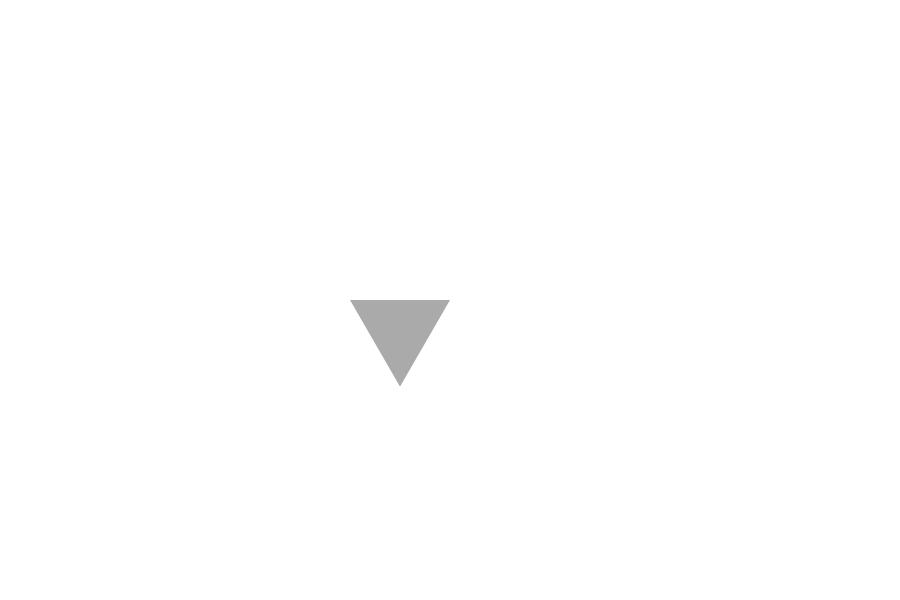
Frame 1 (no input)
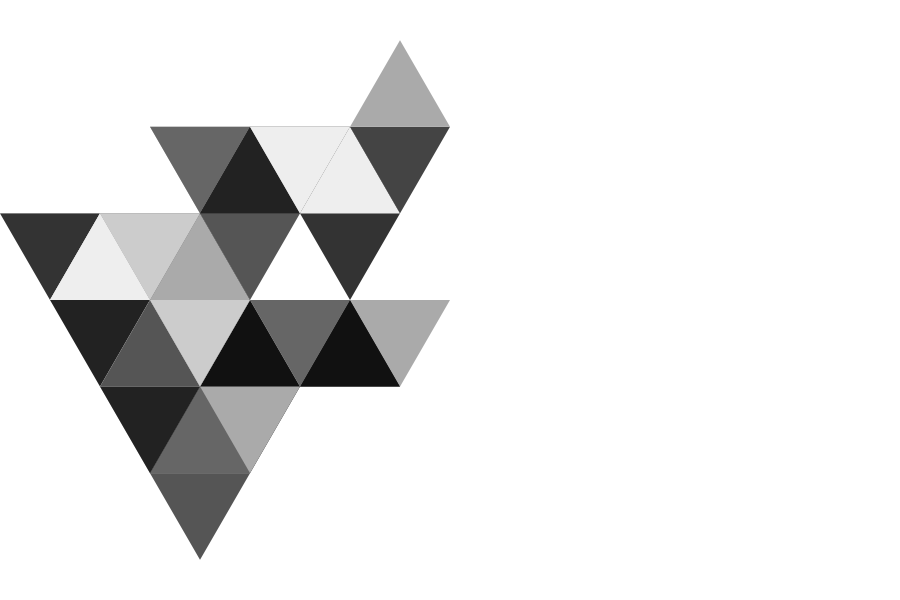
Frame 60 (the mouse pressed at the canvas centre just before this capture)
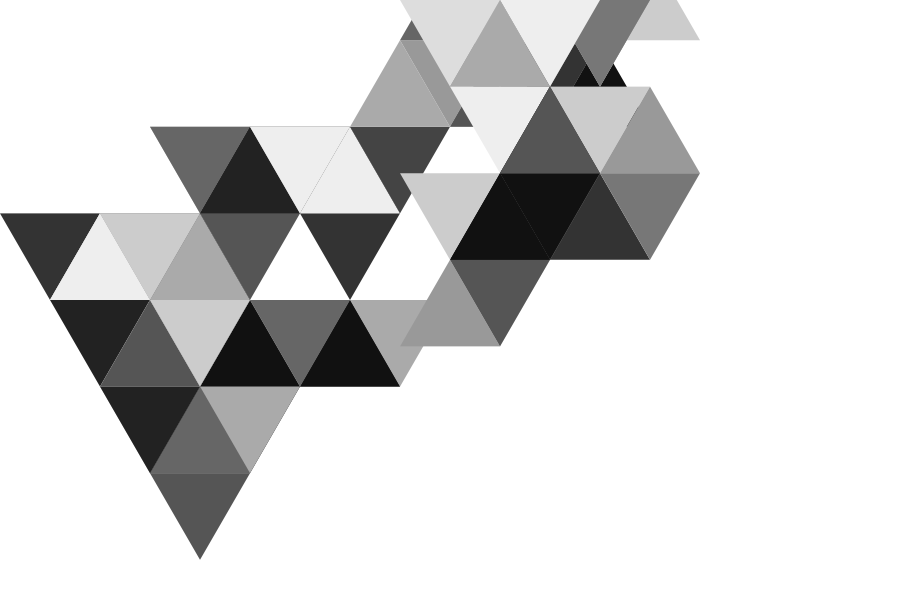
Frame 120 (the mouse held since frame 60 and released just before this capture)

The Processing sketch that drew these frames (run headless with seeded random() and noise(); from frame 60 on, the mouse is pressed at the canvas centre):

// Processing sketch: Assignment2
// ── Assignment2.pde
int i = 0; 
float x = 0, y = 0;
float side = 100;
int heading = 1;

color bg = #FFFFFF;

color[] colors = {#111111, #222222, #333333, #444444, #555555, #666666, #777777, #888888, #999999, #AAAAAA, #BBBBBB, #CCCCCC, #DDDDDD, #EEEEEE};

void setup()
{
  size(900, 600);
  x = width / 2;
  y = height / 2;

  background(bg);
  smooth();
  noStroke();
}

void draw()
{
  println(i % 2);

  heading = -heading;
  
  fill(colors[(int)random(0,14)]);   
  
  switch((int)random(0,3))
  {
    case 0:
      println("go left: " + x);
      if (x < 0)
      {
        x = 0;
      }
      
        triangle(x, y, x - side, y, x - side / 2, y + -heading * side * sqrt(3)/2);
        x -= side / 2;
        y = y + -heading * side * sqrt(3)/2;
      break;
    case 1:
      println("go right: " + x);    
      if (x > width){
        x = width;
      }
    
      triangle(x, y, x + side, y, x + side / 2, y + -heading * side * sqrt(3)/2);
      x += side / 2;
      y = y + -heading * side * sqrt(3)/2;
      break;
    case 2:
      println("go up/down: " + y );
      if (y < 0) y = 0;
      if (y > height) y = height;
      
      triangle(x, y, x + side, y, x + side / 2, y + -heading * side * sqrt(3)/2);
      break;
  }
  


//above
//  fill(colors[(int)random(0,6)]);  
//  triangle(x, y, x + side, y, x + side / 2, y + -side * sqrt(3)/2);
 
//right
/*  x += side / 2;
  y += side * sqrt(3)/2;
  fill(colors[(int)random(0,6)]);   
  triangle(x, y, x + side, y, x + side / 2, y + side * sqrt(3)/2);
*/
  i++;  
 
}
